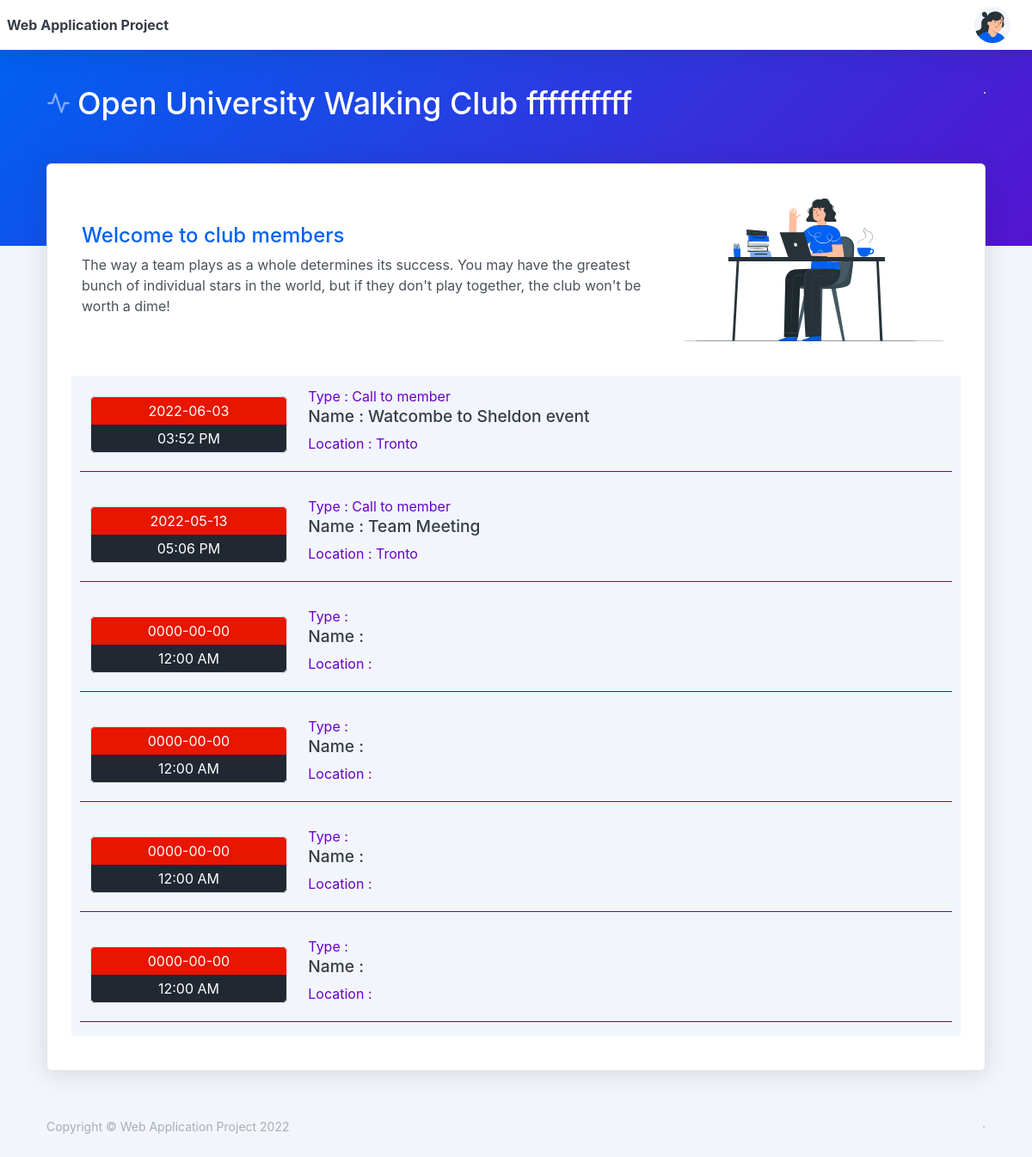
/index_old.php, run on the app's committed database.
### tables this page shows
CREATE TABLE `other_events` (
  `id` int(255) NOT NULL,
  `name` varchar(255) DEFAULT NULL,
  `date` date DEFAULT NULL,
  `type` varchar(255) DEFAULT NULL,
  `time` time(6) DEFAULT NULL,
  `location` varchar(255) DEFAULT NULL
);

### index_old.php (the view)
<?php
include 'head.php';
include 'header.php';
include 'db.php';
?>
<div id="layoutSidenav" style="display: block;">
    <div id="">
        <main>
            <header class="page-header page-header-dark bg-gradient-primary-to-secondary pb-10">
                <div class="container-xl px-4">
                    <div class="page-header-content pt-4 " style="margin-top: 50px;">
                        <div class="row align-items-center justify-content-between">
                            <div class="col-auto mt-4">
                                <h1 class="page-header-title">
                                    <div class="page-header-icon"><i data-feather="activity"></i></div>
                                   Open University Walking Club  ffffffffff
                                </h1>
                            </div>
                            <div class="col-12 col-xl-auto mt-4">
                                <div class="card mb-4">
                                </div>
                            </div>
                        </div>
                    </div>
            </header>
            <div class="container-xl px-4 mt-n10">
                <div class="row">
                    <div class="col-xxl-4 col-xl-12 mb-4">
                        <div class="card h-100">
                            <div class="card-body h-100 p-5">
                                <div class="row align-items-center">
                                    <div class="col-xl-8 col-xxl-12">
                                        <div class="text-center text-xl-start text-xxl-center mb-4 mb-xl-0 mb-xxl-4">
                                            <h1 class="text-primary">Welcome to club members</h1>
                                            <p class="text-gray-700 mb-0">The way a team plays as a whole determines its
                                                success. You may have the greatest bunch of individual stars in the
                                                world, but if they don't play together, the club won't be worth a dime!
                                            </p>
                                        </div>
                                    </div>
                                    <div class="col-xl-4 col-xxl-12 text-center"><img class="img-fluid"
                                            src="public/assets/img/illustrations/at-work.svg"
                                            style="max-width: 26rem" /></div>
                                    <div class="card-body custom-card bg-light pt-0 pb-0 mt-5">
                                        <div class="row ">
                                            <?php
                                            $query = "SELECT * FROM other_events";
                                            $result = mysqli_query($db, $query);
                                            while($row = mysqli_fetch_assoc($result)) {
                                            $time = $row['time'];
                                            $time = date('h:i A', strtotime($time));
                                                ?>
                                            <div class="col-sm-12 mt-2 col-md-3">
                                                <div class="right-auto bg-dark rounded ml-0 mt-3 text-white">
                                                    <p
                                                        class="bg-danger p-1 w-100 text-center rounded-top mb-0 text-white-tint border border-bottom-0 light-border">
                                                        <?php echo $row['date']?></p>
                                                    <div
                                                        class="p-1 text-center text-white-tint border border-top-0  rounded-bottom light-border">
                                                        <?php echo $time?>
                                                    </div>
                                                </div>
                                            </div>
                                            <div class="col-9 pl-3 pr-0 pt-2">
                                                <div class="image-wrapper pt-1">
                                                    <p class="text-purple mb-0" style="">Type :
                                                        <?php echo $row['type']?></p>
                                                    <h4 class="text-white-tint text-lg-left">Name :
                                                        <?php echo $row['name']?></h4>
                                                    <p class="text-secondary mb-1">Location :
                                                        <?php echo $row['location']?></p>
                                                </div>
                                            </div>
                                            <div
                                                class="col-12 p-3 mt-3 pt-0 border-top border-secondary event-action-buttons-container">
                                            </div>
                                            <?php } ?>
                                        </div>
                                    </div>
                                </div>
                            </div>
                        </div>
                    </div>
                </div>
            </div>
        </main>
        <?php
        include 'footer.php';
        ?>
    </div>
</div>

### head.php (shortened to what this page needs)
<html lang="en">
    <head>
        <link href="public/css/styles.css" rel="stylesheet" />
        <link rel="stylesheet" href="https://cdnjs.cloudflare.com/ajax/libs/font-awesome/4.7.0/css/font-awesome.min.css">
    </head>

### header.php (shortened to what this page needs)
<body class="nav-fixed">
    <nav class="topnav navbar navbar-expand shadow justify-content-between justify-content-sm-start navbar-light bg-white" id="sidenavAccordion">
        <a class="navbar-brand pe-3 ps-4 ps-lg-2" href="index.php">Web Application Project</a>
        <ul class="navbar-nav align-items-center ms-auto">
            <?php
            if (isset($_SESSION['Role'])) {
            ?>
                <li class="nav-item dropdown no-caret dropdown-user me-3 me-lg-4">
                    <a class="btn btn-icon btn-transparent-dark dropdown-toggle" id="navbarDropdownUserImage" href="javascript:void(0);" role="button" data-bs-toggle="dropdown" aria-haspopup="true" aria-expanded="false"><img class="img-fluid" src="public/assets/img/illustrations/profiles/profile-1.png" /></a>
                    <div class="dropdown-menu dropdown-menu-end border-0 shadow animated--fade-in-up" aria-labelledby="navbarDropdownUserImage">
                        <h6 class="dropdown-header d-flex align-items-center">
                            <img class="dropdown-user-img" src="public/assets/img/illustrations/profiles/profile-1.png" />
                            <div class="dropdown-user-details">
                                <div class="dropdown-user-details-name"><?php if (isset($_SESSION['Role'])) {
                                                                            echo $_SESSION['loggedinusername'];
                                                                        } ?></div>
                                <div class="dropdown-user-details-email"><?php if (isset($_SESSION['Role'])) {
                                                                                echo $_SESSION['Role'];
                                                                            } ?></div>
                            </div>
                        </h6>
                        <?php if (isset($_SESSION['Role'])) {
                            if ($_SESSION['Role'] == "Admin") {
                        ?>
                                <div class="dropdown-divider"></div>
                                <a class="dropdown-item" href="admin/dashboard.php">
                                    <div class="dropdown-item-icon"><i data-feather="log-out"></i></div>
                                    Go to admin
                                </a>
                        <?php }
                        } ?>
                        <div class="dropdown-divider"></div>
                        <a class="dropdown-item" href="logout.php">
                            <div class="dropdown-item-icon"><i data-feather="log-out"></i></div>
                            Logout
                        </a>
                    </div>
                </li>
            <?php
            } else {
            ?>
                <li class="nav-item dropdown no-caret dropdown-user me-3 me-lg-4">
                    <a class="btn btn-icon btn-transparent-dark dropdown-toggle" id="navbarDropdownUserImage" href="javascript:void(0);" role="button" data-bs-toggle="dropdown" aria-haspopup="true" aria-expanded="false"><img class="img-fluid" src="public/assets/img/illustrations/profiles/profile-1.png" /></a>
                </li>
            <?php
            }
            ?>
        </ul>
    </nav>

### footer.php (shortened to what this page needs)
<footer class="footer-admin mt-auto footer-light footer-position">
    <div class="container-xl px-4">
        <div class="row">
            <div class="col-md-6 small">Copyright &copy; Web Application Project 2022</div>
            <div class="col-md-6 text-md-end small">
                &middot;
            </div>
        </div>
    </div>
</footer>

### header.php (style rules this page uses)
* { padding: 0px; margin: 0px }

### data on the page
other_events: date "2022-06-03", time "03:52 PM", type "Call to member", name "Watcombe to Sheldon event", location "Tronto"
other_events: date "2022-05-13", time "05:06 PM", type "Call to member", name "Team Meeting", location "Tronto"
other_events: date "0000-00-00", time "12:00 AM"
other_events: date "0000-00-00", time "12:00 AM"
other_events: date "0000-00-00", time "12:00 AM"
other_events: date "0000-00-00", time "12:00 AM"
